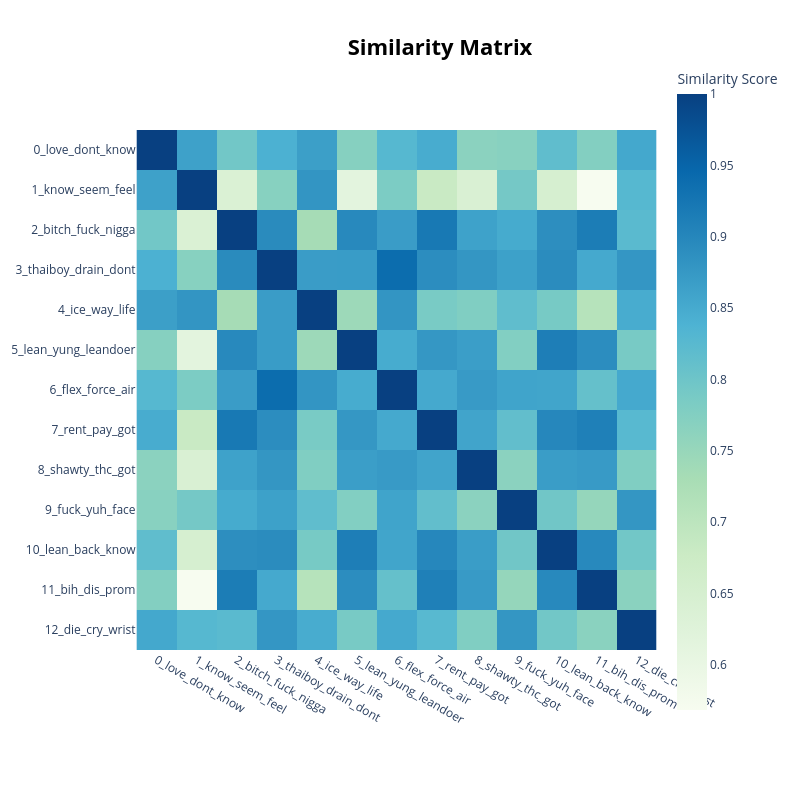

The code cell stored with this chart in its notebook:
### Code cell
#| code-summary: "Visualize topic embeddings' cosine similarities and look for clusters of topics"
topic_model.visualize_heatmap( # (defaults)
    use_ctfidf = False,        # (False) map embeddings / True: map cTF-IDF weights
    #n_clusters = 10,           # (None) <- MODIFY: powerful! creates ordered CLUSTERS of similar topics
    top_n_topics = None,       # (None) all
    custom_labels = True,      # (False)
)

### Figure 1 — Plotly figure (JSON) as saved in the notebook; plotly's stock layout.template omitted (floating-point values rounded to 4 significant figures; data arrays with more than 128 entries replaced by an {"elided": "..."} marker saying what was removed)
{"data": [{"coloraxis": "coloraxis", "hovertemplate": "x: %{x}<br>y: %{y}<br>Similarity Score: %{z}<extra></extra>", "name": "0", "type": "heatmap", "x": ["0_love_dont_know", "1_know_seem_feel", "2_bitch_fuck_nigga", "3_thaiboy_drain_dont", "4_ice_way_life", "5_lean_yung_leandoer", "6_flex_force_air", "7_rent_pay_got", "8_shawty_thc_got", "9_fuck_yuh_face", "10_lean_back_know", "11_bih_dis_prom", "12_die_cry_wrist"], "xaxis": "x", "y": ["0_love_dont_know", "1_know_seem_feel", "2_bitch_fuck_nigga", "3_thaiboy_drain_dont", "4_ice_way_life", "5_lean_yung_leandoer", "6_flex_force_air", "7_rent_pay_got", "8_shawty_thc_got", "9_fuck_yuh_face", "10_lean_back_know", "11_bih_dis_prom", "12_die_cry_wrist"], "yaxis": "y", "z": {"elided": "13x13 float values"}}], "layout": {"coloraxis": {"autocolorscale": false, "colorbar": {"title": {"text": "Similarity Score"}}, "colorscale": [[0, "rgb(247,252,240)"], [0.125, "rgb(224,243,219)"], [0.25, "rgb(204,235,197)"], [0.375, "rgb(168,221,181)"], [0.5, "rgb(123,204,196)"], [0.625, "rgb(78,179,211)"], [0.75, "rgb(43,140,190)"], [0.875, "rgb(8,104,172)"], [1, "rgb(8,64,129)"]]}, "height": 800, "hoverlabel": {"bgcolor": "white", "font": {"family": "Rockwell", "size": 16}}, "legend": {"title": {"text": "Trend"}}, "margin": {"t": 60}, "showlegend": true, "title": {"font": {"color": "Black", "size": 22}, "text": "<b>Similarity Matrix</b>", "x": 0.55, "xanchor": "center", "y": 0.95, "yanchor": "top"}, "width": 800, "xaxis": {"anchor": "y", "constrain": "domain", "domain": [0, 1], "scaleanchor": "y"}, "yaxis": {"anchor": "x", "autorange": "reversed", "constrain": "domain", "domain": [0, 1]}}}
